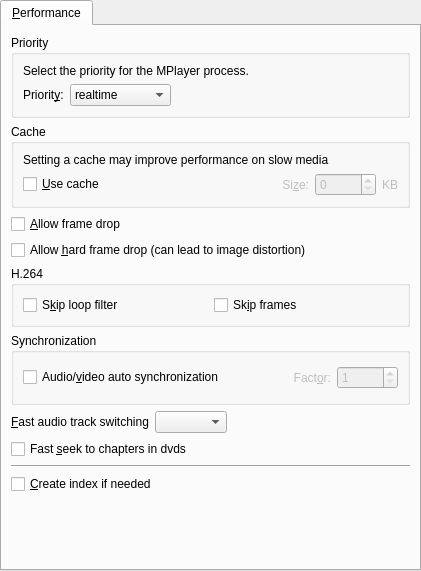
<ui version="4.0" >
 <class>PrefPerformance</class>
 <widget class="QWidget" name="PrefPerformance" >
  <property name="geometry" >
   <rect>
    <x>0</x>
    <y>0</y>
    <width>421</width>
    <height>571</height>
   </rect>
  </property>
  <property name="windowIcon" >
   <iconset/>
  </property>
  <layout class="QVBoxLayout" >
   <property name="margin" >
    <number>0</number>
   </property>
   <property name="spacing" >
    <number>0</number>
   </property>
   <item>
    <widget class="QTabWidget" name="tabWidget" >
     <property name="currentIndex" >
      <number>0</number>
     </property>
     <widget class="QWidget" name="tab" >
      <attribute name="title" >
       <string>&amp;Performance</string>
      </attribute>
      <layout class="QVBoxLayout" >
       <property name="margin" >
        <number>9</number>
       </property>
       <property name="spacing" >
        <number>6</number>
       </property>
       <item>
        <widget class="QGroupBox" name="priority_group" >
         <property name="title" >
          <string>Priority</string>
         </property>
         <layout class="QVBoxLayout" >
          <property name="margin" >
           <number>9</number>
          </property>
          <property name="spacing" >
           <number>6</number>
          </property>
          <item>
           <widget class="QLabel" name="priority_intro_label" >
            <property name="text" >
             <string>Select the priority for the MPlayer process.</string>
            </property>
            <property name="wordWrap" >
             <bool>false</bool>
            </property>
           </widget>
          </item>
          <item>
           <layout class="QHBoxLayout" >
            <property name="margin" >
             <number>0</number>
            </property>
            <property name="spacing" >
             <number>6</number>
            </property>
            <item>
             <widget class="QLabel" name="priority_label" >
              <property name="text" >
               <string>Priorit&amp;y:</string>
              </property>
              <property name="wordWrap" >
               <bool>false</bool>
              </property>
              <property name="buddy" >
               <cstring>priority_combo</cstring>
              </property>
             </widget>
            </item>
            <item>
             <widget class="QComboBox" name="priority_combo" >
              <item>
               <property name="text" >
                <string>realtime</string>
               </property>
              </item>
              <item>
               <property name="text" >
                <string>high</string>
               </property>
              </item>
              <item>
               <property name="text" >
                <string>abovenormal</string>
               </property>
              </item>
              <item>
               <property name="text" >
                <string>normal</string>
               </property>
              </item>
              <item>
               <property name="text" >
                <string>belownormal</string>
               </property>
              </item>
              <item>
               <property name="text" >
                <string>idle</string>
               </property>
              </item>
             </widget>
            </item>
            <item>
             <spacer>
              <property name="orientation" >
               <enum>Qt::Horizontal</enum>
              </property>
              <property name="sizeType" >
               <enum>QSizePolicy::Expanding</enum>
              </property>
              <property name="sizeHint" >
               <size>
                <width>201</width>
                <height>21</height>
               </size>
              </property>
             </spacer>
            </item>
           </layout>
          </item>
         </layout>
        </widget>
       </item>
       <item>
        <widget class="QGroupBox" name="groupBox_2" >
         <property name="title" >
          <string>Cache</string>
         </property>
         <layout class="QGridLayout" >
          <property name="margin" >
           <number>9</number>
          </property>
          <property name="spacing" >
           <number>6</number>
          </property>
          <item row="1" column="0" >
           <widget class="QCheckBox" name="use_cache_check" >
            <property name="text" >
             <string>&amp;Use cache</string>
            </property>
           </widget>
          </item>
          <item row="1" column="1" >
           <layout class="QHBoxLayout" >
            <property name="margin" >
             <number>0</number>
            </property>
            <property name="spacing" >
             <number>6</number>
            </property>
            <item>
             <spacer>
              <property name="orientation" >
               <enum>Qt::Horizontal</enum>
              </property>
              <property name="sizeHint" >
               <size>
                <width>31</width>
                <height>21</height>
               </size>
              </property>
             </spacer>
            </item>
            <item>
             <widget class="QLabel" name="cache_size_label" >
              <property name="enabled" >
               <bool>false</bool>
              </property>
              <property name="text" >
               <string>Si&amp;ze:</string>
              </property>
              <property name="alignment" >
               <set>Qt::AlignRight|Qt::AlignTrailing|Qt::AlignVCenter</set>
              </property>
              <property name="wordWrap" >
               <bool>false</bool>
              </property>
              <property name="buddy" >
               <cstring>cache_spin</cstring>
              </property>
             </widget>
            </item>
            <item>
             <widget class="QSpinBox" name="cache_spin" >
              <property name="enabled" >
               <bool>false</bool>
              </property>
              <property name="maximum" >
               <number>10000</number>
              </property>
             </widget>
            </item>
            <item>
             <widget class="QLabel" name="cache_kb_label" >
              <property name="enabled" >
               <bool>false</bool>
              </property>
              <property name="text" >
               <string>KB</string>
              </property>
              <property name="wordWrap" >
               <bool>false</bool>
              </property>
             </widget>
            </item>
           </layout>
          </item>
          <item row="0" column="0" colspan="2" >
           <widget class="QLabel" name="textLabel1_12" >
            <property name="text" >
             <string>Setting a cache may improve performance on slow media</string>
            </property>
            <property name="wordWrap" >
             <bool>false</bool>
            </property>
           </widget>
          </item>
         </layout>
        </widget>
       </item>
       <item>
        <widget class="QCheckBox" name="framedrop_check" >
         <property name="text" >
          <string>&amp;Allow frame drop</string>
         </property>
        </widget>
       </item>
       <item>
        <widget class="QCheckBox" name="hardframedrop_check" >
         <property name="text" >
          <string>Allow &amp;hard frame drop (can lead to image distortion)</string>
         </property>
        </widget>
       </item>
       <item>
        <widget class="QGroupBox" name="groupBox" >
         <property name="title" >
          <string>H.264</string>
         </property>
         <layout class="QHBoxLayout" >
          <property name="margin" >
           <number>9</number>
          </property>
          <property name="spacing" >
           <number>6</number>
          </property>
          <item>
           <widget class="QCheckBox" name="skip_loop_filter_check" >
            <property name="text" >
             <string>S&amp;kip loop filter</string>
            </property>
           </widget>
          </item>
          <item>
           <widget class="QCheckBox" name="skip_frames_check" >
            <property name="text" >
             <string>Sk&amp;ip frames</string>
            </property>
           </widget>
          </item>
         </layout>
        </widget>
       </item>
       <item>
        <widget class="QGroupBox" name="groupBox_3" >
         <property name="title" >
          <string>Synchronization</string>
         </property>
         <layout class="QHBoxLayout" >
          <property name="margin" >
           <number>9</number>
          </property>
          <property name="spacing" >
           <number>6</number>
          </property>
          <item>
           <widget class="QCheckBox" name="autosync_check" >
            <property name="text" >
             <string>Audio/&amp;video auto synchronization</string>
            </property>
           </widget>
          </item>
          <item>
           <layout class="QHBoxLayout" >
            <property name="margin" >
             <number>0</number>
            </property>
            <property name="spacing" >
             <number>6</number>
            </property>
            <item>
             <spacer>
              <property name="orientation" >
               <enum>Qt::Horizontal</enum>
              </property>
              <property name="sizeType" >
               <enum>QSizePolicy::Preferred</enum>
              </property>
              <property name="sizeHint" >
               <size>
                <width>40</width>
                <height>31</height>
               </size>
              </property>
             </spacer>
            </item>
            <item>
             <widget class="QLabel" name="factor_label" >
              <property name="enabled" >
               <bool>false</bool>
              </property>
              <property name="text" >
               <string>Fact&amp;or:</string>
              </property>
              <property name="alignment" >
               <set>Qt::AlignRight|Qt::AlignTrailing|Qt::AlignVCenter</set>
              </property>
              <property name="wordWrap" >
               <bool>false</bool>
              </property>
              <property name="buddy" >
               <cstring>autosync_spin</cstring>
              </property>
             </widget>
            </item>
            <item>
             <widget class="QSpinBox" name="autosync_spin" >
              <property name="enabled" >
               <bool>false</bool>
              </property>
              <property name="maximum" >
               <number>1000</number>
              </property>
              <property name="minimum" >
               <number>1</number>
              </property>
             </widget>
            </item>
           </layout>
          </item>
         </layout>
        </widget>
       </item>
       <item>
        <layout class="QHBoxLayout" >
         <property name="margin" >
          <number>0</number>
         </property>
         <property name="spacing" >
          <number>6</number>
         </property>
         <item>
          <widget class="QLabel" name="label" >
           <property name="text" >
            <string>&amp;Fast audio track switching</string>
           </property>
           <property name="buddy" >
            <cstring>fast_audio_combo</cstring>
           </property>
          </widget>
         </item>
         <item>
          <widget class="TristateCombo" name="fast_audio_combo" />
         </item>
         <item>
          <spacer>
           <property name="orientation" >
            <enum>Qt::Horizontal</enum>
           </property>
           <property name="sizeHint" >
            <size>
             <width>40</width>
             <height>20</height>
            </size>
           </property>
          </spacer>
         </item>
        </layout>
       </item>
       <item>
        <widget class="QCheckBox" name="fast_chapter_check" >
         <property name="text" >
          <string>Fast &amp;seek to chapters in dvds</string>
         </property>
        </widget>
       </item>
       <item>
        <widget class="Line" name="line" >
         <property name="orientation" >
          <enum>Qt::Horizontal</enum>
         </property>
        </widget>
       </item>
       <item>
        <widget class="QCheckBox" name="idx_check" >
         <property name="text" >
          <string>&amp;Create index if needed</string>
         </property>
        </widget>
       </item>
       <item>
        <spacer>
         <property name="orientation" >
          <enum>Qt::Vertical</enum>
         </property>
         <property name="sizeHint" >
          <size>
           <width>20</width>
           <height>40</height>
          </size>
         </property>
        </spacer>
       </item>
      </layout>
     </widget>
    </widget>
   </item>
  </layout>
 </widget>
 <customwidgets>
  <customwidget>
   <class>TristateCombo</class>
   <extends>QComboBox</extends>
   <header>tristatecombo.h</header>
  </customwidget>
 </customwidgets>
 <tabstops>
  <tabstop>tabWidget</tabstop>
  <tabstop>priority_combo</tabstop>
  <tabstop>use_cache_check</tabstop>
  <tabstop>cache_spin</tabstop>
  <tabstop>framedrop_check</tabstop>
  <tabstop>hardframedrop_check</tabstop>
  <tabstop>autosync_check</tabstop>
  <tabstop>autosync_spin</tabstop>
  <tabstop>fast_chapter_check</tabstop>
 </tabstops>
 <resources/>
 <connections>
  <connection>
   <sender>use_cache_check</sender>
   <signal>toggled(bool)</signal>
   <receiver>cache_spin</receiver>
   <slot>setEnabled(bool)</slot>
   <hints>
    <hint type="sourcelabel" >
     <x>103</x>
     <y>208</y>
    </hint>
    <hint type="destinationlabel" >
     <x>129</x>
     <y>243</y>
    </hint>
   </hints>
  </connection>
  <connection>
   <sender>use_cache_check</sender>
   <signal>toggled(bool)</signal>
   <receiver>cache_size_label</receiver>
   <slot>setEnabled(bool)</slot>
   <hints>
    <hint type="sourcelabel" >
     <x>103</x>
     <y>208</y>
    </hint>
    <hint type="destinationlabel" >
     <x>74</x>
     <y>243</y>
    </hint>
   </hints>
  </connection>
  <connection>
   <sender>use_cache_check</sender>
   <signal>toggled(bool)</signal>
   <receiver>cache_kb_label</receiver>
   <slot>setEnabled(bool)</slot>
   <hints>
    <hint type="sourcelabel" >
     <x>103</x>
     <y>208</y>
    </hint>
    <hint type="destinationlabel" >
     <x>176</x>
     <y>243</y>
    </hint>
   </hints>
  </connection>
  <connection>
   <sender>autosync_check</sender>
   <signal>toggled(bool)</signal>
   <receiver>factor_label</receiver>
   <slot>setEnabled(bool)</slot>
   <hints>
    <hint type="sourcelabel" >
     <x>270</x>
     <y>381</y>
    </hint>
    <hint type="destinationlabel" >
     <x>90</x>
     <y>416</y>
    </hint>
   </hints>
  </connection>
  <connection>
   <sender>autosync_check</sender>
   <signal>toggled(bool)</signal>
   <receiver>autosync_spin</receiver>
   <slot>setEnabled(bool)</slot>
   <hints>
    <hint type="sourcelabel" >
     <x>270</x>
     <y>381</y>
    </hint>
    <hint type="destinationlabel" >
     <x>147</x>
     <y>416</y>
    </hint>
   </hints>
  </connection>
 </connections>
</ui>
